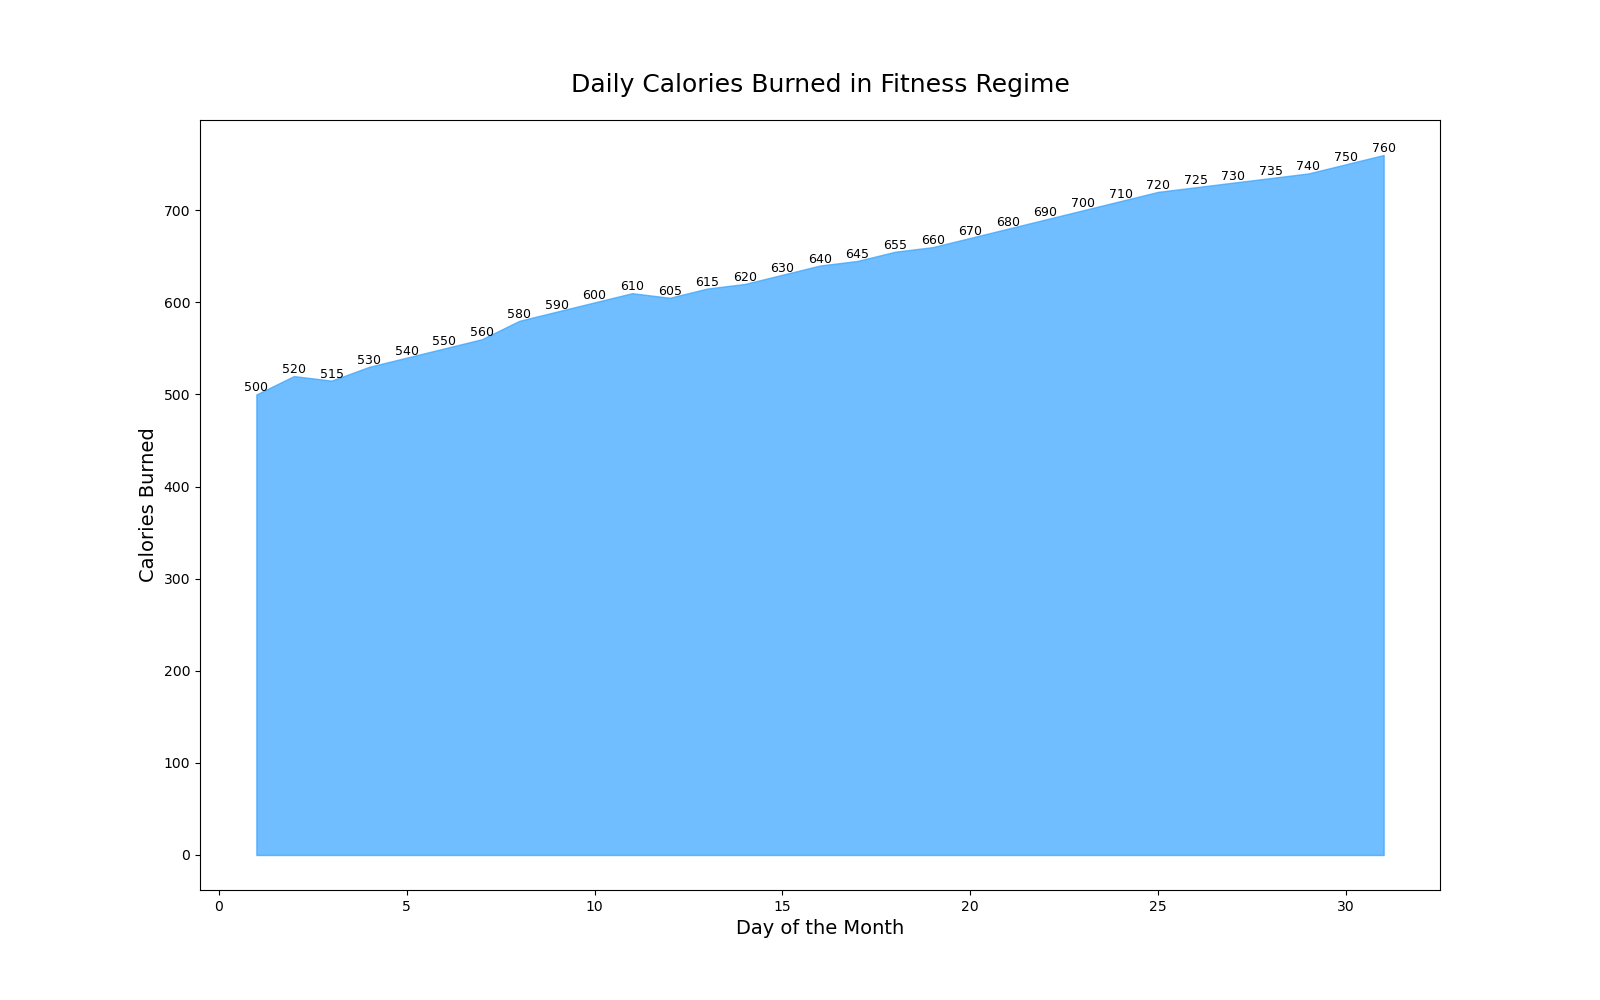

Python code for this plot:
import matplotlib.pyplot as plt
import pandas as pd
from io import StringIO

data = """Day,Calories Burned
1,500
2,520
3,515
4,530
5,540
6,550
7,560
8,580
9,590
10,600
11,610
12,605
13,615
14,620
15,630
16,640
17,645
18,655
19,660
20,670
21,680
22,690
23,700
24,710
25,720
26,725
27,730
28,735
29,740
30,750
31,760"""

data = pd.read_csv(StringIO(data))

fig, ax = plt.subplots(figsize=(16, 10))

ax.fill_between(data['Day'], data['Calories Burned'], color="#33A2FF", alpha=0.7)

ax.set_xlabel('Day of the Month', fontsize=14)
ax.set_ylabel('Calories Burned', fontsize=14)
ax.set_title('Daily Calories Burned in Fitness Regime', fontsize=18, pad=20)

for i in range(len(data)):
    ax.text(data['Day'][i], data['Calories Burned'][i], str(data['Calories Burned'][i]), ha='center', va='bottom', fontsize=9)

plt.show()
